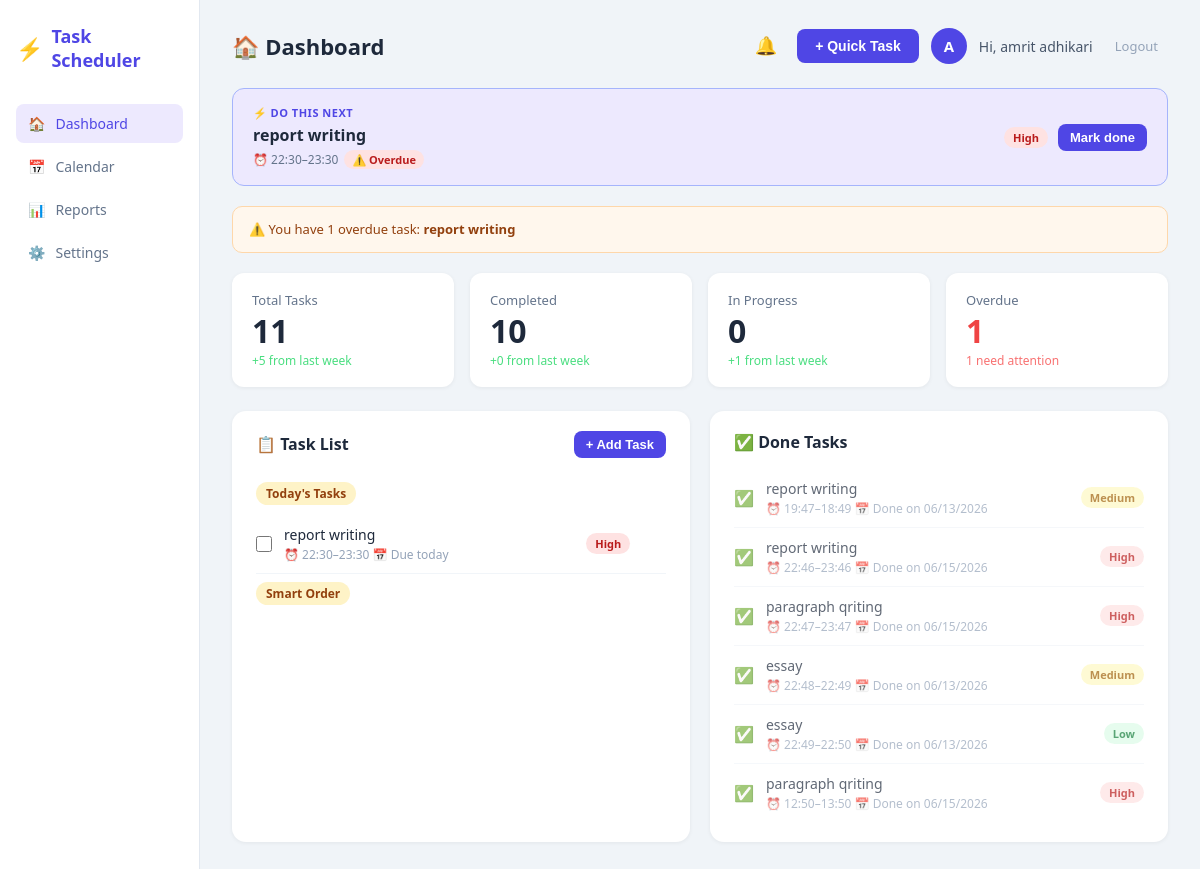
The page /dashboard (signed in) on the database its author committed.
### models.py (models this page shows)
class User(UserMixin, db.Model):
    id = db.Column(db.Integer, primary_key=True)
    username = db.Column(db.String(80), unique=True, nullable=False)
    email = db.Column(db.String(120), unique=True, nullable=False)
    password = db.Column(db.String(200), nullable=False)
    tasks = db.relationship('Task', backref='user', lazy=True)

class Task(db.Model):
    id = db.Column(db.Integer, primary_key=True)
    title = db.Column(db.String(200), nullable=False)
    description = db.Column(db.Text, default='')
    priority = db.Column(db.String(10), default='Medium')
    status = db.Column(db.String(20), default='Pending')
    due_date = db.Column(db.DateTime, nullable=True)
    start_time = db.Column(db.String(10), default='')
    end_time = db.Column(db.String(10), default='')
    created_at = db.Column(db.DateTime, default=datetime.utcnow)
    completed_at = db.Column(db.DateTime, nullable=True)
    is_recurring = db.Column(db.Boolean, default=False)
    recur_type = db.Column(db.String(20), default='')
    user_id = db.Column(db.Integer, db.ForeignKey('user.id'), nullable=False)

### routes.py (the view)
@main.route('/')
@main.route('/dashboard')
@login_required
def dashboard():
    tasks = Task.query.filter_by(user_id=current_user.id).all()
    total = len(tasks)
    completed = len([t for t in tasks if t.status == 'Done'])
    in_progress = len([t for t in tasks if t.status == 'In Progress'])
    overdue_tasks = get_overdue_tasks(tasks)
    overdue = len(overdue_tasks)
    today_tasks = get_todays_tasks(tasks)
    done_tasks = [t for t in tasks if t.status == 'Done']
    next_task = get_next_task(tasks)
    workload = analyze_workload(tasks)
    smart_order = prioritize_tasks(tasks)
    return render_template('dashboard.html',
        tasks=tasks,
        smart_order=smart_order,
        today_tasks=today_tasks,
        done_tasks=done_tasks,
        next_task=next_task,
        workload=workload,
        overdue_tasks=overdue_tasks,
        total=total,
        completed=completed,
        in_progress=in_progress,
        overdue=overdue,
        now=datetime.utcnow()
    )

### app.py (called while the page is built)
@login_manager.user_loader
def load_user(user_id):
    return User.query.get(int(user_id))

### scheduler.py (called while the page is built)
def calculate_duration_minutes(start_time, end_time):
    try:
        sh, sm = map(int, start_time.split(':'))
        eh, em = map(int, end_time.split(':'))
        return (eh * 60 + em) - (sh * 60 + sm)
    except:
        return 60

def score(task):
    priority_weight = {'High': 30, 'Medium': 20, 'Low': 10}
    p = priority_weight.get(task.priority, 10)
    urgency = 0
    if task.due_date:
        hours_left = (task.due_date - datetime.utcnow()).total_seconds() / 3600
        if hours_left < 0:
            urgency = 50
        elif hours_left < 24:
            urgency = 40
        elif hours_left < 48:
            urgency = 30
        elif hours_left < 168:
            urgency = 15
        else:
            urgency = 5
    duration = calculate_duration_minutes(task.start_time, task.end_time)
    if duration <= 30:
        duration_bonus = 5
    elif duration <= 60:
        duration_bonus = 3
    else:
        duration_bonus = 0
    days_old = (datetime.utcnow() - task.created_at).days
    age_bonus = min(days_old, 10)
    return p + urgency + duration_bonus + age_bonus

def prioritize_tasks(tasks):
    pending = [t for t in tasks if t.status != 'Done']
    pending.sort(key=lambda t: (
        -score(t),
        t.due_date or datetime.max,
        calculate_duration_minutes(t.start_time, t.end_time),
        t.created_at
    ))
    return pending

def get_todays_tasks(tasks):
    today = datetime.utcnow().date()
    pending = [t for t in tasks if t.status != 'Done']
    return [t for t in pending if t.due_date and t.due_date.date() == today]

def get_overdue_tasks(tasks):
    now = datetime.utcnow()
    return [
        t for t in tasks
        if t.status != 'Done' and t.due_date and t.due_date < now
    ]

def get_next_task(tasks):
    prioritized = prioritize_tasks(tasks)
    return prioritized[0] if prioritized else None

### templates/dashboard.html (shortened to what this page needs)
{% extends "base.html" %}
{% block page_title %}🏠 Dashboard{% endblock %}
{% block content %}
{% if next_task %}
<div class="smart-banner">
  <div class="smart-banner-left">
    <span class="smart-label">⚡ Do this next</span>
    <span class="smart-title">{{ next_task.title }}</span>
    <span class="smart-meta">
      {% if next_task.start_time %}⏰ {{ next_task.start_time }}–{{ next_task.end_time }}  {% endif %}
      {% if next_task.due_date %}
        {% set hours_left = ((next_task.due_date - now).total_seconds() / 3600)|int %}
        {% if hours_left < 0 %}
          <span class="urgent-tag">⚠️ Overdue</span>
        {% elif hours_left < 24 %}
          <span class="urgent-tag">🔥 Due in {{ hours_left }}h</span>
        {% else %}
          📅 Due {{ next_task.due_date.strftime('%b %d') }}
        {% endif %}
      {% endif %}
    </span>
  </div>
  <div class="smart-banner-right">
    <span class="badge badge-{{ next_task.priority.lower() }}">{{ next_task.priority }}</span>
    <button class="btn-primary small" onclick="markDone({{ next_task.id }}, this)">Mark done</button>
  </div>
</div>
{% endif %}
{% if overdue_tasks %}
<div class="overdue-banner">
  ⚠️ You have {{ overdue_tasks|length }} overdue task{{ 's' if overdue_tasks|length > 1 else '' }}:
  {% for t in overdue_tasks[:3] %}
    <strong>{{ t.title }}</strong>{% if not loop.last %}, {% endif %}
  {% endfor %}
</div>
{% endif %}
<div class="stats-row">
  <div class="stat-card">
    <div class="stat-label">Total Tasks</div>
    <div class="stat-value">{{ total }}</div>
    <div class="stat-sub">+5 from last week</div>
  </div>
  <div class="stat-card">
    <div class="stat-label">Completed</div>
    <div class="stat-value">{{ completed }}</div>
    <div class="stat-sub">+0 from last week</div>
  </div>
  <div class="stat-card">
    <div class="stat-label">In Progress</div>
    <div class="stat-value">{{ in_progress }}</div>
    <div class="stat-sub">+1 from last week</div>
  </div>
  <div class="stat-card">
    <div class="stat-label">Overdue</div>
    <div class="stat-value overdue">{{ overdue }}</div>
    <div class="stat-sub overdue">{{ overdue }} need attention</div>
  </div>
</div>
<div class="two-col">
  <div class="card">
    <div class="card-header">
      <h2>📋 Task List</h2>
      <button class="btn-primary small" onclick="openAddModal()">+ Add Task</button>
    </div>
    {% if today_tasks %}
    <div class="section-label">Today's Tasks</div>
    {% for task in today_tasks %}
    <div class="task-item" id="task-{{ task.id }}">
      <input type="checkbox" onchange="markDone({{ task.id }}, this)"/>
      <div class="task-info">
        <div class="task-title">{{ task.title }}</div>
        <div class="task-meta">
          {% if task.start_time %}⏰ {{ task.start_time }}–{{ task.end_time }}  {% endif %}
          📅 Due today
        </div>
      </div>
      <span class="badge badge-{{ task.priority.lower() }}">{{ task.priority }}</span>
    </div>
    {% endfor %}
    {% endif %}
    <div class="section-label">Smart Order</div>
  </div>
  <div class="card">
    <div class="card-header">
      <h2>✅ Done Tasks</h2>
    </div>
    {% for task in done_tasks[:6] %}
    <div class="task-item done">
      <span class="done-check">✅</span>
      <div class="task-info">
        <div class="task-title">{{ task.title }}</div>
        <div class="task-meta">
          {% if task.start_time %}⏰ {{ task.start_time }}–{{ task.end_time }}  {% endif %}
          {% if task.completed_at %}📅 Done on {{ task.completed_at.strftime('%m/%d/%Y') }}{% endif %}
        </div>
      </div>
      <span class="badge badge-{{ task.priority.lower() }}">{{ task.priority }}</span>
    </div>
    {% else %}
    <p class="empty-state">No completed tasks yet</p>
    {% endfor %}
  </div>
</div>
{% endblock %}

### templates/base.html (shortened to what this page needs)
<!DOCTYPE html>
<html lang="en">
<head>
  <link rel="stylesheet" href="{{ url_for('static', filename='style.css') }}"/>
</head>
<body>
  <div class="app-wrapper">
    <aside class="sidebar">
      <div class="logo">
        <span class="logo-icon">⚡</span>
        <span class="logo-text">Task Scheduler</span>
      </div>
      <nav>
        <a href="{{ url_for('main.dashboard') }}" class="nav-link {% if request.endpoint == 'main.dashboard' %}active{% endif %}">
          <span>🏠</span> Dashboard
        </a>
        <a href="{{ url_for('main.calendar') }}" class="nav-link {% if request.endpoint == 'main.calendar' %}active{% endif %}">
          <span>📅</span> Calendar
        </a>
        <a href="{{ url_for('main.reports') }}" class="nav-link {% if request.endpoint == 'main.reports' %}active{% endif %}">
          <span>📊</span> Reports
        </a>
        <a href="{{ url_for('main.settings') }}" class="nav-link {% if request.endpoint == 'main.settings' %}active{% endif %}">
  <span>⚙️</span> Settings
</a>
      </nav>
    </aside>
    <main class="main-content">
      <div class="topbar">
        <h1 class="page-title">{% block page_title %}Dashboard{% endblock %}</h1>
        <div class="topbar-right">
          <div class="notif-wrapper">
            <button class="btn-icon notif-bell" onclick="toggleNotifPanel()" id="notif-btn">
              🔔
            </button>
          </div>
          {% if request.endpoint == 'main.dashboard' %}
          <button class="btn-primary" onclick="openAddModal()">+ Quick Task</button>
          {% endif %}
          <div class="user-avatar">{{ current_user.username[0].upper() }}</div>
          <span class="username">Hi, {{ current_user.username }}</span>
          <a href="{{ url_for('auth.logout') }}" class="btn-logout">Logout</a>
        </div>
      </div>
      {% block content %}{% endblock %}
    </main>
  </div>
</body>
</html>

### rows shown on the page
User: username "A", username "amrit adhikari"
Task: title "report writing", start_time "22:30", end_time "23:30", priority "High"
Task: title "report writing", start_time "19:47", end_time "18:49", completed_at "06/13/2026", priority "Medium"
Task: title "report writing", start_time "22:46", end_time "23:46", completed_at "06/15/2026", priority "High"
Task: title "paragraph qriting", start_time "22:47", end_time "23:47", completed_at "06/15/2026", priority "High"
Task: title "essay", start_time "22:48", end_time "22:49", completed_at "06/13/2026", priority "Medium"
Task: title "essay", start_time "22:49", end_time "22:50", completed_at "06/13/2026", priority "Low"
Task: title "paragraph qriting", start_time "12:50", end_time "13:50", completed_at "06/15/2026", priority "High"

### other values the page prints
{{ overdue_tasks|length }} "1"
{{ total }} "11"
{{ completed }} "10"
{{ in_progress }} "0"
{{ overdue }} "1"
